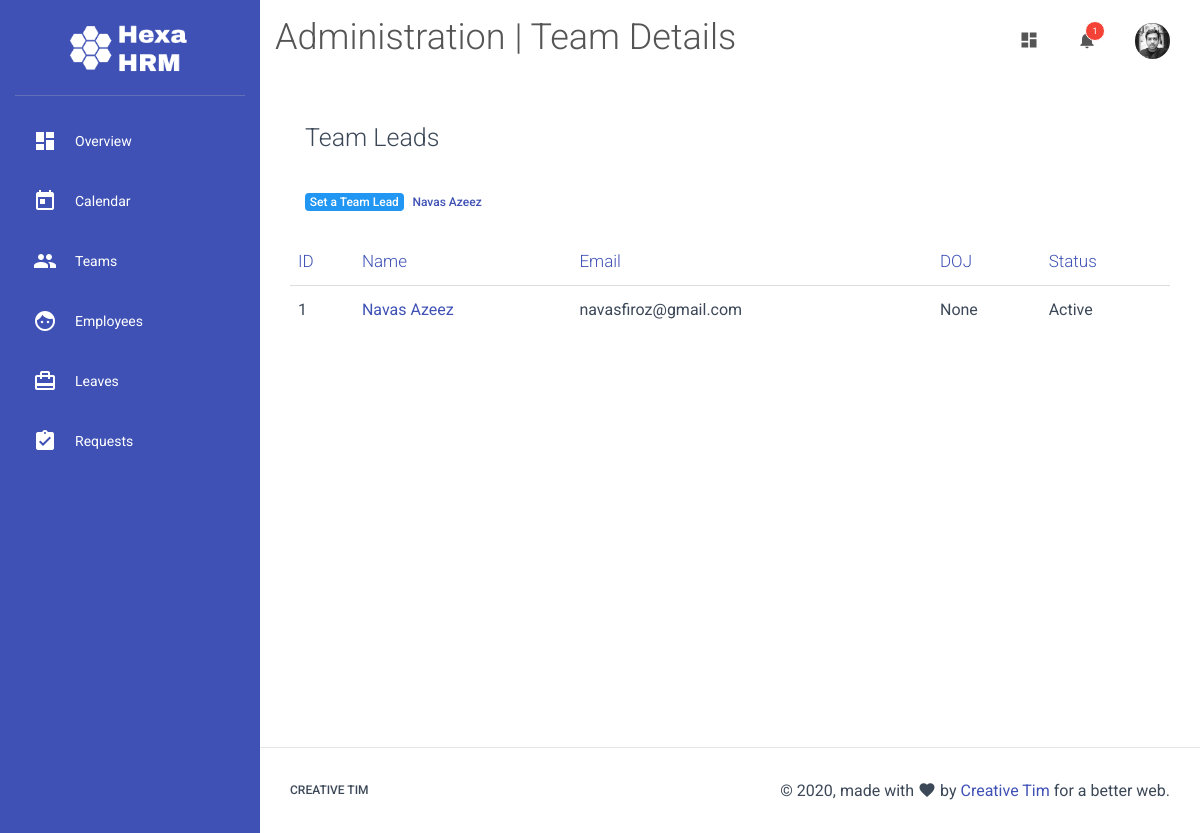
The app's page /teams/1/ (signed in) with its own data.
### main.py (models this page shows)
class Team(db.Model):
    id = db.Column(db.Integer, primary_key=True)
    name = db.Column(db.String, nullable=False)
    description = db.Column(db.String)
    members = db.relationship("Team_members", cascade="all,delete", backref="team")
    leads = db.relationship("Team_leads", cascade="all,delete", backref="team")

class User(db.Model):
    id = db.Column(db.Integer, primary_key=True)
    name = db.Column(db.String, nullable=False)
    email = db.Column(db.String,nullable=False)
    phone = db.Column(db.String)
    whatsapp = db.Column(db.Boolean)
    title = db.Column(db.String)
    role = db.Column(db.Integer)
    annual_leaves = db.Column(db.Integer)
    password = db.Column(db.String)
    dob = db.Column(db.Date)
    blood_group = db.Column(db.String)
    doj = db.Column(db.Date)
    pay = db.Column(db.Integer)
    address = db.Column(db.String)
    secondary_contact_name = db.Column(db.String)
    secondary_contact_relation = db.Column(db.String)
    secondary_contact_phone = db.Column(db.String)
    origin_country = db.Column(db.String)
    diet_type = db.Column(db.Integer)
    drinking = db.Column(db.Boolean)
    marital_status = db.Column(db.Integer)
    dp = db.Column(db.String)
    leaves = db.relationship("Leave", cascade="all,delete", backref="requested_by")
    leading = db.relationship("Team_leads", cascade="all,delete", backref="manager")
    member_of = db.relationship("Team_members", cascade="all,delete", backref="members")
    actioned_leaves = db.relationship("Leave_action", cascade="all,delete", backref="actioned_by")
    logs = db.relationship("Activity_log",backref="activity_by")
    token = db.relationship("Access_token", cascade="all,delete", backref="user")

class Team_leads(db.Model):
    id = db.Column(db.Integer, primary_key=True)
    user_id = db.Column(db.Integer, db.ForeignKey("user.id"))
    team_id = db.Column(db.Integer, db.ForeignKey("team.id"))

class Team_members(db.Model):
    id = db.Column(db.Integer, primary_key=True)
    user_id = db.Column(db.Integer, db.ForeignKey("user.id"))
    team_id = db.Column(db.Integer, db.ForeignKey("team.id"))

### main.py (the view, shortened to what this page needs)
@app.route('/teams/<team_id>/', methods=["GET","POST"])
def team_profile(team_id):
    if request.method == "GET":
        team = Team.query.get(team_id)
        users = User.query.all()
        if team:
            return render_template("team_profile.html", team=team, users=users)
        else:
            return redirect(url_for("teams"))

### main.py (called while the page is built)
@app.before_request
def before_request():
    g.user = None
    if "uid" in session:
        login_user = User.query.get(session["uid"])
        if login_user and bcrypt.check_password_hash(session["sk"], login_user.name):
            g.user = login_user

### templates/team_profile.html (shortened to what this page needs)
{% extends "template.html" %}
{% block heading %}
<h2>{{team.name}} | Team Details</h2>
{% endblock %}
{% block content %}
<div class="container-fluid">
<h3>Team Leads</h3><br>
<a href="#" type="button" class="badge badge-primary" data-toggle="modal" data-target="#set-lead">Set a Team Lead</a>
  {% if team.leads[0] %}
    {% for lead in team.leads %}
      <a href="/profile/{{lead.manager.id}}" class="badge badge-default">{{lead.manager.name}}</a>
    {% endfor %}
 {% endif %}
 <br>
  <br>
  <div class="row">
  <br/><br/><br/><br/>
    <br/>
          <div class="table-responsive">
        <table class="table">
          <thead class=" text-primary">
            <tr><th>ID</th>
            <th>Name</th>
            <th>Email</th>
            <th>DOJ</th>
            <th>Status</th>
          </tr></thead>
          <tbody>
            {% for member in team.members %}
            <tr>
              <td>{{member.members.id}}</td>
              <td><a href="/profile/{{member.id}}">{{member.members.name}}</a></td>
              <td>{{member.members.email}}</td>
              <td>{{member.members.doj}}</td>
              <td>
                {% if member.members.password %}
                Active
                {% else %}
                Invited (Pending)
                {% endif %}
              </td>
            </tr>
            {% endfor %}
          </tbody>
        </table>
      </div>
  </div>
</div>
{% endblock %}

### templates/template.html (shortened to what this page needs)
<!doctype html>
<html lang="en">
<head>
  <link rel="stylesheet" href="https://maxcdn.bootstrapcdn.com/font-awesome/latest/css/font-awesome.min.css">
  <link href="{{ url_for('static', filename='css/material-dashboard.css') }}" rel="stylesheet" />
  <link href="{{ url_for('static', filename='css/custom.css') }}" rel="stylesheet" />
  <link rel="stylesheet" href="//cdnjs.cloudflare.com/ajax/libs/fullcalendar/3.3.0/fullcalendar.min.css" />
</head>
<body>
  <div class="wrapper ">
    <div class="sidebar" data-color="azure" data-background-color="white">
      <div class="logo">
        <img src="/static/img/logo.png">
      </div>
      <div class="sidebar-wrapper">
        <ul class="nav">
        {% if g.user == None %}
          <li class="nav-item">
            <a class="nav-link" href="/sign-in/">
              <i class="material-icons">lock</i>
              <p>Login</p>
            </a>
          </li>
        {% else %}
          <li class="nav-item">
            <a class="nav-link" href="/">
              <i class="material-icons">dashboard</i>
              <p>Overview</p>
            </a>
          </li>
          <li class="nav-item">
            <a class="nav-link" href="/calendar/">
              <i class="material-icons">today</i>
              <p>Calendar</p>
            </a>
          </li>
          <li class="nav-item">
            <a class="nav-link" href="/teams/">
              <i class="material-icons">group</i>
              <p>Teams</p>
            </a>
          </li>
          <li class="nav-item">
            <a class="nav-link" href="/employees/">
              <i class="material-icons">face</i>
              <p>Employees</p>
            </a>
          </li>
          <li class="nav-item">
            <a class="nav-link" href="/leaves/">
              <i class="material-icons">card_travel</i>
              <p>Leaves</p>
            </a>
          </li>
          <li class="nav-item">
            <a class="nav-link" href="/requests/">
              <i class="material-icons">assignment_turned_in</i>
              <p>Requests</p>
            </a>
          </li>
        {% endif %}
        </ul>
      </div>
    </div>
    <div class="main-panel">
      <nav class="navbar navbar-expand-lg navbar-transparent navbar-absolute fixed-top ">
        <div class="container-fluid">
          <div class="navbar-wrapper">
            {% block heading %}
            {% endblock %}
          </div>
          <div class="collapse navbar-collapse justify-content-end">
            {% if session%}
            <ul class="navbar-nav">
              <li class="nav-item">
                <a class="nav-link" href="javascript:;">
                  <i class="material-icons">dashboard</i>
                </a>
              </li>
              <li class="nav-item dropdown">
                <a class="nav-link" href="http://example.com" id="navbarDropdownMenuLink" data-toggle="dropdown" aria-haspopup="true" aria-expanded="false">
                  <i class="material-icons">notifications</i>
                  <span class="notification">1</span>
                </a>
              </li>
              <li class="nav-item dropdown">
                <a class="nav-link" href="javascript:;" id="navbarDropdownProfile" data-toggle="dropdown" aria-haspopup="true" aria-expanded="false">
                  {% if g.user.dp %}
                  <img class="img nav-icon" src="/static/img/users/{{g.user.dp}}">
                  {% else %}
                  <img class="img nav-icon" src="/static/img/users/default.png">
                  {% endif %}
                <div class="ripple-container"></div></a>
              </li>
            </ul>
            {% endif %}
          </div>
        </div>
      </nav>
      <div class="content">
        <div class="container-fluid">
          {% block content %}
          {% endblock %}
        </div>
      </div>
      <footer class="footer">
        <div class="container-fluid">
          <nav class="float-left">
            <ul>
              <li>
                <a href="https://www.creative-tim.com">
                  Creative Tim
                </a>
              </li>
            </ul>
          </nav>
          <div class="copyright float-right">
            &copy;
            , made with <i class="material-icons">favorite</i> by
            <a href="https://www.creative-tim.com" target="_blank">Creative Tim</a> for a better web.
          </div>
        </div>
      </footer>
    </div>
  </div>
</body>
</html>

### static/css/custom.css (style rules this page uses)
.sidebar { background: #3F51B5; color:white; box-shadow: none !important; }
body { background-color: #fff; font-weight: 400; }
.sidebar .nav li a, .sidebar .nav li .dropdown-menu a { color: #ffffff !important; }
.sidebar .logo img { max-width: 120px; margin: 0 auto; display: block; }
.sidebar .nav i { color: #ffffff; }
img.img.nav-icon { max-width: 35px; border-radius: 100%; }

### records on screen
Team: name "Administration"
User: user.dp (picture)
Team_leads: manager.name "Navas Azeez"
Team_members: members.id "1", members.name "Navas Azeez", members.email "navasfiroz@gmail.com", members.doj "None"
